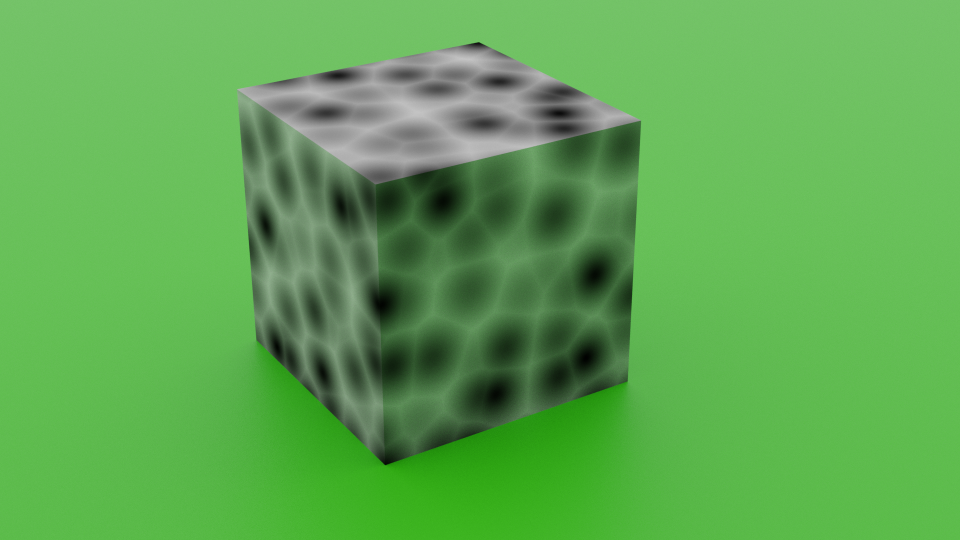
#> input picture data/blobs_on_greenscreen_corner_view.png, 1920 x 1080 px (shown at 1/2 size)
$ python corner_test.py
#> lines starting #> are read from the running program, lines starting #| are printed output that depends on the picture
### getBoundingCorners.py
import numpy as np


def getAngleBetween(a, b, c):
    ba = a - b
    bc = c - b

    cosine_angle = np.dot(ba, bc) / (np.linalg.norm(ba) * np.linalg.norm(bc))
    angle = np.arccos(cosine_angle)

    return np.degrees(angle)

def line_angle(a, b):
    return getAngleBetween(a, a + np.array([1, 0]), b)

def getBoundingCorners(hull, corners):
    max_angle_colinear = 2

    l = len(hull.vertices)

    angles = [(np.array(corners[hull.vertices[i]]), \
                getAngleBetween(np.array(corners[hull.vertices[i]]), \
                np.array(corners[hull.vertices[(i-1)%l]]), \
                np.array(corners[hull.vertices[(i+1)%l]])))
                    for i in range(l)]

    angles.sort(key=lambda x: x[1], reverse=True)

    points = [x[0] for x in angles[:6]]

    return points


def distBetween(point, point2):
    return np.power((point[0] - point2[0]), 2) + np.power((point[1] - point2[1]), 2)

# [10 lines left out: function getPointsBounding2Faces, not called in this run]

def angle_dif(a, b):
    return min((a - b) % 360, (b - a) % 360)

# [10 lines left out: function get_points_3_faces_general, not called in this run]

def get_points_3_faces(points):
    points = np.array(points)

    bottom = np.argmax(points[:,1])
    top = np.argmin(points[:,1])

    left0, left1 = np.argsort(points[:,0])[:2]
    if points[left0, 1] <= points[left1, 1]:
        top_left = left0
        bottom_left = left1
    else:
        top_left = left1
        bottom_left = left0

    right0, right1 = np.argsort(points[:,0])[-2:]
    if points[right0, 1] <= points[right1, 1]:
        top_right = right0
        bottom_right = right1
    else:
        top_right = right1
        bottom_right = right0

    return top, top_right, bottom_right, bottom, bottom_left, top_left

### verifyNumberOfFaces.py

def getNumberOfFacesShowing(points):
    x_points = []
    y_points = []

    for point in points:
        x_points.append(point[0])
        y_points.append(point[1])

    x_aligned = isPointsAligned(x_points)
    y_aligned = isPointsAligned(y_points)

    if x_aligned:
        return 2, 'X'
    elif y_aligned:
        return 2, 'Y'
    else:
        return 3, None

def isPointsAligned(points):
    points = sorted(points)
    group1 = points[:3]
    group2 = points[3:]

    return verifyGroup(group1) and verifyGroup(group2)


def verifyGroup(group):
    return abs(group[0] - group[1]) < 50 and abs(group[1] - group[2]) < 50

### corner_test.py
import cv2
import numpy as np
import matplotlib.pyplot as plt
from skimage.restoration import denoise_tv_chambolle
from computeH import computeH
from scipy.spatial import ConvexHull
from getBoundingCorners import getBoundingCorners, getPointsBounding2Faces, get_points_3_faces
from verifyNumberOfFaces import getNumberOfFacesShowing

# filename = 'data/checkered_on_greenscreen_sideways-up_view.png'
# filename = 'data/checkered_on_greenscreen.png'
filename = 'data/blobs_on_greenscreen_corner_view.png'

img = cv2.imread(filename)
#> img is the input picture: shape (1080, 1920, 3); mean B, G, R 81.9, 168.7, 94
gray = cv2.cvtColor(img, cv2.COLOR_BGR2GRAY)
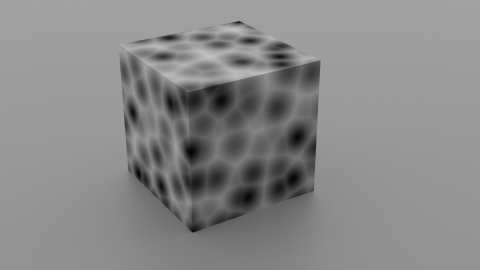
#> gray: shape (1080, 1920) (shown at 1/4 size); min 0, max 198, mean 136.4

gray = np.float32(gray)
num_corners = 100
dst = cv2.goodFeaturesToTrack(gray, num_corners, 0.01, 10)
#> dst = 100 rows, first 8: [1281, 242], [770, 929], [957, 84], [1254, 762], [750, 369], [513, 680], [965, 90], [1260, 642]
dst = np.int0(dst)

blue = img[:,:,0]
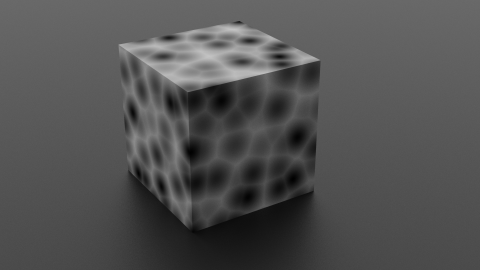
#> blue: shape (1080, 1920) (shown at 1/4 size); min 0, max 198, mean 81.9
img[:,:,0] = img[:,:,2]
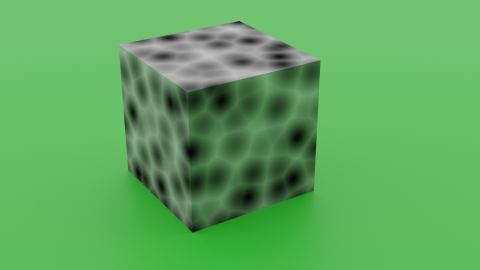
#> img: shape (1080, 1920, 3) (shown at 1/4 size); mean B, G, R 94, 168.7, 94
img[:,:,2] = blue

# Uncomment to see the corners
# for corner in dst:
#     x,y = corner.ravel()
#     cv2.circle(img,(x,y), 10, [0,255,0], -1)

corners = np.array([corner.ravel() for corner in dst])
#> corners = 100 pairs, first value 475 to 1281, second value 84 to 929

hull = ConvexHull(corners)
# [16 lines of commented-out code are left out]

points = getBoundingCorners(hull, corners)
#> in getAngleBetween, `ba = a - b`: ba = [-38, -502]
#> in getAngleBetween, `bc = c - b`: bc = [444, -596]
#> in getAngleBetween, `cosine_angle = np.dot(ba, bc) / (np.linalg.norm(ba) * np.linalg.norm(b..`: cosine_angle = 0.755
#> in getAngleBetween, `angle = np.arccos(cosine_angle)`: angle = 0.716
#> in getBoundingCorners, `angles = [(np.array(corners[hull.vertices[i]]), \ getAngleBetween(np.a..`: angles = [([475, 178], 41.01), ([957, 84], 15.58), ([1281, 242], 32.79), ([1263, 589], 0.00285), ([1254, 762], 30.95), ([1113, 812], 0.323), ([875, 894], 0.0302), ([799, 920], 0.451), ([770, 929], 55.87), ([580, 745], 0.0133), ([513, 680], 35.38)]
#> in getBoundingCorners, `points = [x[0] for x in angles[:6]]`: points = [[770, 929], [475, 178], [513, 680], [1281, 242], [1254, 762], [957, 84]]

faces, orientation = getNumberOfFacesShowing(points)
#> the loop in getNumberOfFacesShowing, `for point in points:` made 6 passes
#> after the loop in getNumberOfFacesShowing, `for point in points:`: x_points = [770, 475, 513, 1281, 1254, 957]; y_points = [929, 178, 680, 242, 762, 84]
#> in isPointsAligned, `points = sorted(points)`: points = [475, 513, 770, 957, 1254, 1281]
#> in isPointsAligned, `group1 = points[:3]`: group1 = [475, 513, 770]
#> in isPointsAligned, `group2 = points[3:]`: group2 = [957, 1254, 1281]
#> in getNumberOfFacesShowing, `x_aligned = isPointsAligned(x_points)`: x_aligned = False
#> faces = 3

def line_intersection(line1, line2):
    xdiff = (line1[0][0] - line1[1][0], line2[0][0] - line2[1][0])
    ydiff = (line1[0][1] - line1[1][1], line2[0][1] - line2[1][1])

    def det(a, b):
        return a[0] * b[1] - a[1] * b[0]

    div = det(xdiff, ydiff)
    if div == 0:
       raise Exception('lines do not intersect')

    d = (det(*line1), det(*line2))
    x = det(d, xdiff) / div
    y = det(d, ydiff) / div
    return np.array([x, y])

if faces == 2:
    face1, face2 = getPointsBounding2Faces(points, orientation)

    mapping_points = np.array([[0,0], [0, 200], [200, 0], [200, 200] ])
    H = computeH(np.array(face1), mapping_points)

    new_img = cv2.warpPerspective(img, H, (200, 200))

    H_2 = computeH(np.array(face2), mapping_points)
    new_img_2 = cv2.warpPerspective(img, H, dsize=(200, 200))

    extracted_texture_img = np.zeros((200, 400, 3))

    for i in range(extracted_texture_img.shape[0]):
        for j in range(extracted_texture_img.shape[1]):
            if j >= 200:
                extracted_texture_img[i, j] = new_img_2[i, j - 200]
            else:
                extracted_texture_img[i, j] = new_img[i, j]

    extracted_texture_img /= 255.0
    plt.title("Extracted Texture")
    plt.imshow(extracted_texture_img)
    plt.show()

    plt.title("Face 1")
    plt.imshow(new_img)
    plt.show()

    plt.title("Face 2")
    plt.imshow(new_img_2)
    plt.show()


    plt.imshow(img)
    for x in face1:
        plt.plot(x[0], x[1], 'ro')
    for x in face2:
        plt.plot(x[0], x[1], 'bo')
else:
    colors = ['b', 'g', 'r', 'c', 'm', 'y']
    I = get_points_3_faces(points)
#> in get_points_3_faces, `points = np.array(points)`: points = [[770, 929], [475, 178], [513, 680], [1281, 242], [1254, 762], [957, 84]]
#> in get_points_3_faces, `bottom = np.argmax(points[:,1])`: bottom = 0
#> in get_points_3_faces, `top = np.argmin(points[:,1])`: top = 5
#> in get_points_3_faces, `left0, left1 = np.argsort(points[:,0])[:2]`: left0 = 1; left1 = 2
#> in get_points_3_faces, `top_left = left0`: top_left = 1
#> in get_points_3_faces, `bottom_left = left1`: bottom_left = 2
#> in get_points_3_faces, `right0, right1 = np.argsort(points[:,0])[-2:]`: right0 = 4; right1 = 3
#> in get_points_3_faces, `bottom_right = right0`: bottom_right = 4
#> I = (5, 3, 4, 0, 2, 1)
    top, top_right, bottom_right, bottom, bottom_left, top_left = np.array(points)[np.array(I, dtype=np.int32)]
#> top = [957, 84]; top_right = [1281, 242]; bottom_right = [1254, 762]; bottom = [770, 929]; bottom_left = [513, 680]; top_left = [475, 178]

    v1 = top_left - bottom_left
#> v1 = [-38, -502]
    v2 = top_right - bottom_right
#> v2 = [27, -520]
    v_up = (v1 + v2) / 2
#> v_up = [-5.5, -511]

    v1 = top_left - top
#> v1 = [-482, 94]
    v2 = bottom - bottom_right
#> v2 = [-484, 167]
    v_left = (v1 + v2) / 2
#> v_left = [-483, 130.5]

    v1 = top_right - top
#> v1 = [324, 158]
    v2 = bottom - bottom_left
#> v2 = [257, 249]
    v_right = (v1 + v2) / 2
#> v_right = [290.5, 203.5]

    center1 = line_intersection((top_right, top_right + v_left), (bottom, bottom + v_up))
#> in line_intersection, `xdiff = (line1[0][0] - line1[1][0], line2[0][0] - line2[1][0])`: xdiff = (483, 5.5)
#> in line_intersection, `ydiff = (line1[0][1] - line1[1][1], line2[0][1] - line2[1][1])`: ydiff = (-130.5, 511)
#> in line_intersection, `div = det(xdiff, ydiff)`: div = 247530.8
#> in line_intersection, `d = (det(*line1), det(*line2))`: d = (284056.5, -388360.5)
#> in line_intersection, `x = det(d, xdiff) / div`: x = 764.1
#> in line_intersection, `y = det(d, ydiff) / div`: y = 381.7
#> center1 = [764.1, 381.7]
    center2 = line_intersection((top_right, top_right + v_left), (top_left, top_left + v_right))
#> center2 = [765.3, 381.3]
    center3 = line_intersection((top_left, top_left + v_right), (bottom, bottom + v_up))
#> center3 = [764.1, 380.5]
    center = (center1 + center2 + center3) / 3
#> center = [764.5, 381.2]

    plt.imshow(img)
    for i in range(len(I)):
        plt.plot(*points[I[i]], colors[i] + 'o')
#> this loop made 6 passes
    plt.plot(*center1, 'ko')
    plt.plot(*center2, 'ko')
    plt.plot(*center3, 'ko')
    plt.plot(*center, 'ko')

plt.title(str(faces) + " Faces")
plt.show()
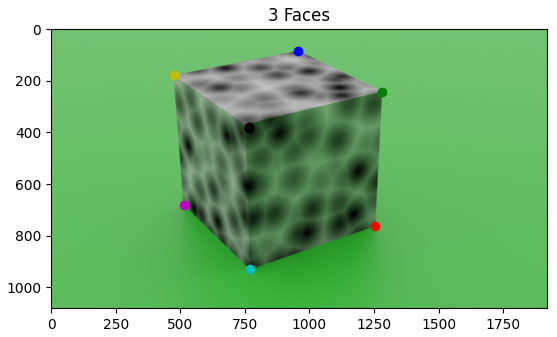
#> figure drawn by matplotlib, 1 panel

$ run again, with data/checkered_on_greenscreen_sideways-up_view.png copied over data/blobs_on_greenscreen_corner_view.png
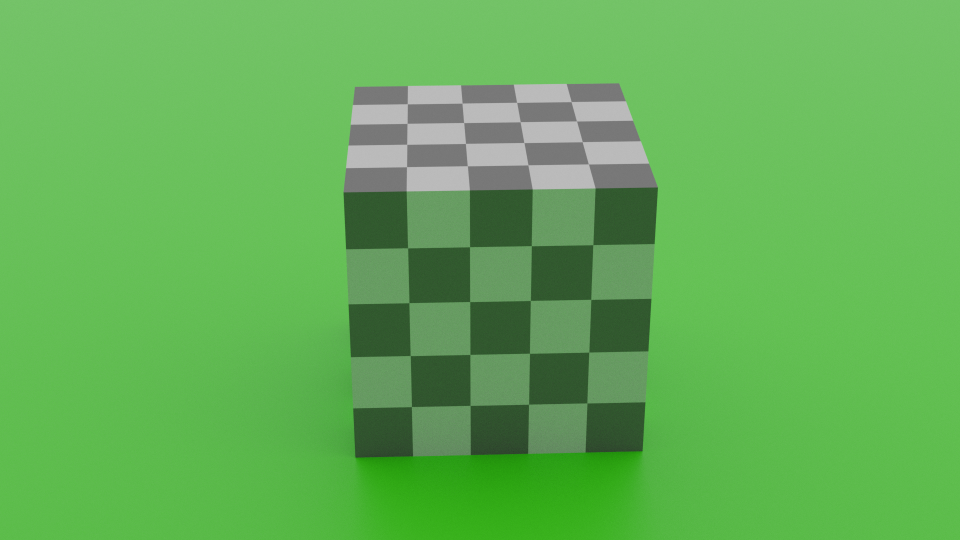
#> input picture data/checkered_on_greenscreen_sideways-up_view.png, 1920 x 1080 px (shown at 1/2 size)
#> img is the input picture: shape (1080, 1920, 3); mean B, G, R 86.1, 176.3, 98.6
#> dst = 100 rows, first 8: [1301, 598], [1035, 206], [936, 333], [927, 245], [1050, 287], [1289, 805], [1178, 329], [1152, 241]
#> corners = 100 pairs, first value 688 to 1314, second value 167 to 914
#> ba = [-9, -201]
#> bc = [-23, -529]
#> cosine_angle = 1
#> angle = 0.0013
#> angles = 18 items, first 6: ([702, 713], 0.0742), ([688, 385], 0.921), ([692, 337], 0.592), ([697, 289], 0.247), ([706, 208], 0.109), ([710, 174], 64.86)
#> in getBoundingCorners, `points = [x[0] for x in angles[:6]]`: points = [[711, 914], [710, 174], [1284, 901], [1314, 375], [1237, 167], [688, 385]]
#> the loop in getNumberOfFacesShowing, `for point in points:` made 6 passes
#> after the loop in getNumberOfFacesShowing, `for point in points:`: x_points = [711, 710, 1284, 1314, 1237, 688]; y_points = [914, 174, 901, 375, 167, 385]
#> in isPointsAligned, `points = sorted(points)`: points = [688, 710, 711, 1237, 1284, 1314]
#> group1 = [688, 710, 711]
#> group2 = [1237, 1284, 1314]
#> x_aligned = True
#> y_aligned = False
#> faces = 2; orientation = 'X'
#> in getPointsBounding2Faces, `points = sorted(points, key=lambda point: point[1])`: points = [[1237, 167], [710, 174], [1314, 375], [688, 385], [1284, 901], [711, 914]]
#> in getPointsBounding2Faces, `face1 = points[0:4]`: face1 = [[1237, 167], [710, 174], [1314, 375], [688, 385]]
#> in getPointsBounding2Faces, `face2 = points[2:]`: face2 = [[1314, 375], [688, 385], [1284, 901], [711, 914]]
#> `face1, face2 = getPointsBounding2Faces(points, orientation)`: face1 = [[1237, 167], [710, 174], [1314, 375], [688, 385]]; face2 = [[1314, 375], [688, 385], [1284, 901], [711, 914]]
#> the loop in computeH, `` made 4 passes
#> after the loop in computeH, ``: matrix_list = 8 items
#> in computeH, ``: h = [[3.06e-05, 0.0023, -0.423], [-0.000771, 0.000285, 0.906], [-1.8e-09, 1.83e-06, 0.00172]]
#> in computeH, ``: h = [[0.0177, 1.34, -245.1], [-0.447, 0.165, 525.4], [-1.04e-06, 0.00106, 1]]
#| [[ 1.77459928e-02  1.33601974e+00 -2.45067090e+02]
#|  [-4.47052396e-01  1.65495358e-01  5.25366090e+02]
#|  [-1.04112206e-06  1.06042873e-03  1.00000000e+00]]
#> H has the same summary as h in computeH
#> the loop in computeH (call 2), `` made 4 passes
#| [[ 5.15082992e-03  3.22441953e-01 -1.27683923e+02]
#|  [-2.98274723e-01 -1.70118663e-02  3.98312436e+02]
#|  [-1.42099287e-05 -1.49283840e-04  1.00000000e+00]]
#> H_2 = [[0.00515, 0.322, -127.7], [-0.298, -0.017, 398.3], [-1.42e-05, -0.000149, 1]]
#> after the loop `for i in range(extracted_texture_img.shape[0]):`:
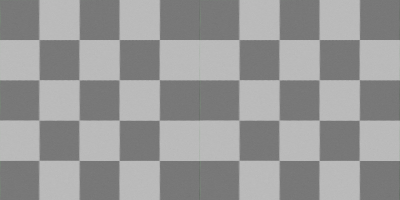
#> extracted_texture_img: shape (200, 400, 3) float64; mean B, G, R 152.1, 152.1, 152.1
#> the loop `for x in face1:` made 4 passes
#> the loop `for x in face2:` made 4 passes
#> `plt.show()`:
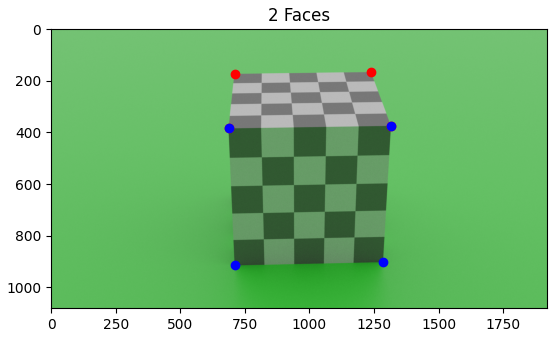
#> figure drawn by matplotlib, 1 panel

$ run again, with data/checkered_on_greenscreen.png copied over data/blobs_on_greenscreen_corner_view.png
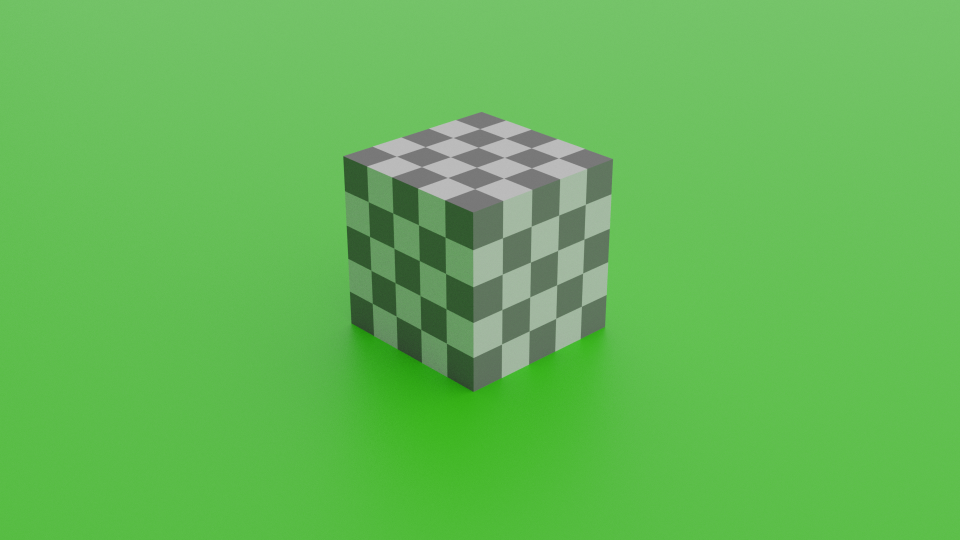
#> input picture data/checkered_on_greenscreen.png, 1920 x 1080 px (shown at 1/2 size)
#> img is the input picture: shape (1080, 1920, 3); mean B, G, R 86.2, 184.8, 100.7
#> `gray = cv2.cvtColor(img, cv2.COLOR_BGR2GRAY)`:
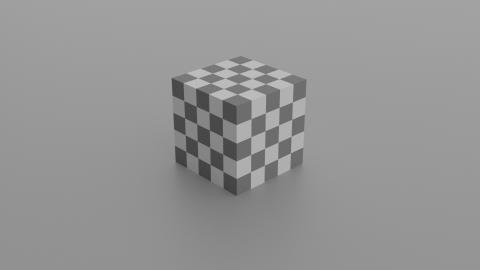
#> gray: shape (1080, 1920) (shown at 1/4 size); min 52, max 191, mean 148.4
#> dst = 100 rows, first 8: [694, 452], [687, 313], [837, 377], [1167, 545], [735, 332], [1006, 547], [1064, 451], [1059, 596]
#> corners = 100 pairs, first value 687 to 1225, second value 224 to 782
#> ba = [-10, 204]
#> bc = [-14, 266]
#> cosine_angle = 1
#> angle = 0.0036
#> angles = 18 items, first 6: ([1212, 591], 0.206), ([1208, 653], 38.61), ([1111, 702], 0.0842), ([1057, 729], 0.215), ([1004, 755], 0.608), ([946, 782], 25.49)
#> in getBoundingCorners, `points = [x[0] for x in angles[:6]]`: points = [[1208, 653], [687, 313], [703, 646], [946, 782], [1225, 318], [963, 224]]
#> the loop in getNumberOfFacesShowing, `for point in points:` made 6 passes
#> after the loop in getNumberOfFacesShowing, `for point in points:`: x_points = [1208, 687, 703, 946, 1225, 963]; y_points = [653, 313, 646, 782, 318, 224]
#> in isPointsAligned, `points = sorted(points)`: points = [687, 703, 946, 963, 1208, 1225]
#> group1 = [687, 703, 946]
#> group2 = [963, 1208, 1225]
#> x_aligned = False
#> faces = 3
#> in get_points_3_faces, `points = np.array(points)`: points = [[1208, 653], [687, 313], [703, 646], [946, 782], [1225, 318], [963, 224]]
#> in get_points_3_faces, `bottom = np.argmax(points[:,1])`: bottom = 3
#> in get_points_3_faces, `top = np.argmin(points[:,1])`: top = 5
#> left0 = 1; left1 = 2
#> in get_points_3_faces, `top_left = left0`: top_left = 1
#> in get_points_3_faces, `bottom_left = left1`: bottom_left = 2
#> right0 = 0; right1 = 4
#> in get_points_3_faces, `bottom_right = right0`: bottom_right = 0
#> I = (5, 4, 0, 3, 2, 1)
#> `top, top_right, bottom_right, bottom, bottom_left, top_left = np.array..`: top = [963, 224]; top_right = [1225, 318]; bottom_right = [1208, 653]; bottom = [946, 782]; bottom_left = [703, 646]; top_left = [687, 313]
#> `v1 = top_left - bottom_left`: v1 = [-16, -333]
#> `v2 = top_right - bottom_right`: v2 = [17, -335]
#> v_up = [0.5, -334]
#> `v1 = top_left - top`: v1 = [-276, 89]
#> `v2 = bottom - bottom_right`: v2 = [-262, 129]
#> v_left = [-269, 109]
#> `v1 = top_right - top`: v1 = [262, 94]
#> `v2 = bottom - bottom_left`: v2 = [243, 136]
#> v_right = [252.5, 115]
#> xdiff = (269, -0.5)
#> ydiff = (-109, 334)
#> div = 89791.5
#> d = (219067, -316355)
#> x = 946.5
#> y = 430.8
#> center1 = [946.5, 430.8]
#> center2 = [946.1, 431]
#> center3 = [946.5, 431.2]
#> center = [946.4, 431]
#> the loop `for i in range(len(I)):` made 6 passes
#> `plt.show()`:
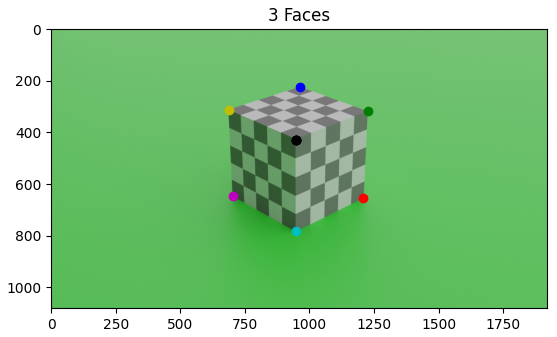
#> figure drawn by matplotlib, 1 panel
